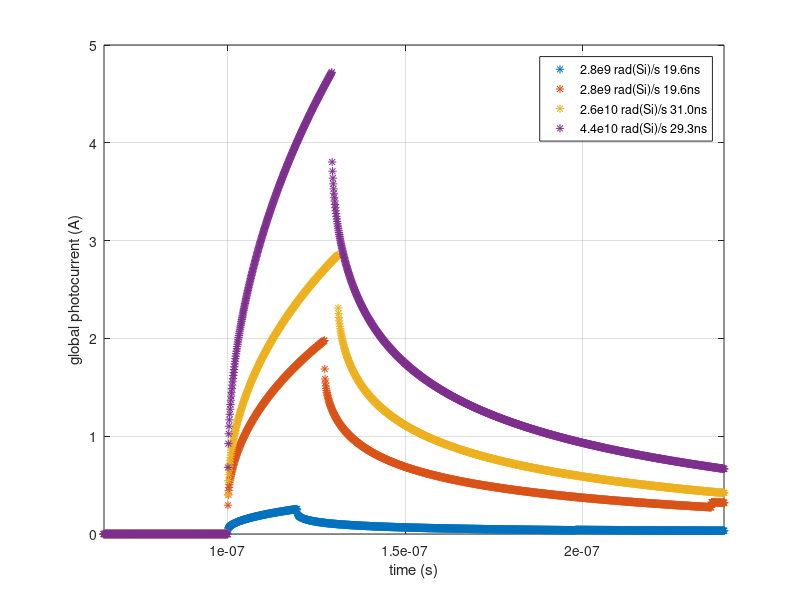

Source code (MATLAB):
%fitting fuction of global phtotocurrent on PDNs of SiP
clc,clear;
disp('version_2.0');
dose_rate=[2.8e9,1.9e10,2.6e10,4.4e10];
ralated_pulsed_width=[19.6e-9,27.3e-9,31.0e-9,29.3e-9];
for k=1:1:length(dose_rate)
    q=1.6e-19; % q iss the magnitude of the electonic harge/ e
    g0=4.3e13;% g0 is the generation constant/ pairs cm-3
    P0=dose_rate(k); % P0 is the dose rate rad(Si)/s
    Apn=1.5*1.5*0.01; % Apn is the area of the pn juction/ legth*width*percenty cm^2
    Wpn=1.0E-4; % Wpn is the junction depletion width / cm
    Dd=10; % Dd is the base diffusion coefficient cm^2/s
    tao=1*10^-6; %tao is the lifetime in the substrate/ s
    Tp=ralated_pulsed_width(k); % Tp is the radiation pulse width/ s
    time=[0:1E-10:1e-6]; %time / s
    time_delay=1e-7; %photocurrent delay time/ s
    D0=0.96*Tp*P0;

    %photocurrent calculation
    n=length(time);
    for i=1:1:n
        if time(i)<time_delay  % time is less than time_delay
            photocurrent(i)=0;
        else
            time_temp_1 = time_delay+Tp;
            if time(i)>= time_delay && time(i) <= time_temp_1 %during the gamma pulse
                time_temp_2=time(i)-time_delay;
                photocurrent(i)=q*g0*P0*Apn*(Wpn+sqrt(4*Dd*time_temp_2/pi)*exp(-1*time_temp_2/tao));
            else
                time_temp_3=time_delay+5*Tp;
                if time(i) > time_temp_1 && time(i) <= time_temp_3 %after the pulse, but within 5 times of pulse duration
                    time_temp_2=time(i)-time_delay;
                    photocurrent(i)=q*g0*P0*Apn*2*sqrt(Dd*time_temp_2/pi)*exp(-1*time_temp_2/tao)*(1-sqrt(1-Tp/time_temp_2)*exp(Tp/tao));
                else
                    if time(i) > time_temp_3 % after the 5 times of pulse duration
                        time_temp_2=time(i)-time_delay;
                        photocurrent(i)=q*g0*D0*Apn*exp(-1*time_temp_2/tao)/sqrt(pi*time_temp_2/Dd);
                    else
                        disp('error!! photocurrent or time are out of range.')
                    end
                end
            end
        end
    end

    photocurrent_plot=plot(time,photocurrent,'*');

    grid on;
    hold on
end
legend ('2.8e9 rad(Si)/s 19.6ns', ...
    '2.8e9 rad(Si)/s 19.6ns', ...
    '2.6e10 rad(Si)/s 31.0ns', ...
    '4.4e10 rad(Si)/s 29.3ns')

%  ylabel
ylabel({'global photocurrent (A)'});

%  xlabel
xlabel({'time (s)'});
% x range
xlim([6.5e-08 2.4e-07]);
% Y range
ylim([0 5]);
hold off;
